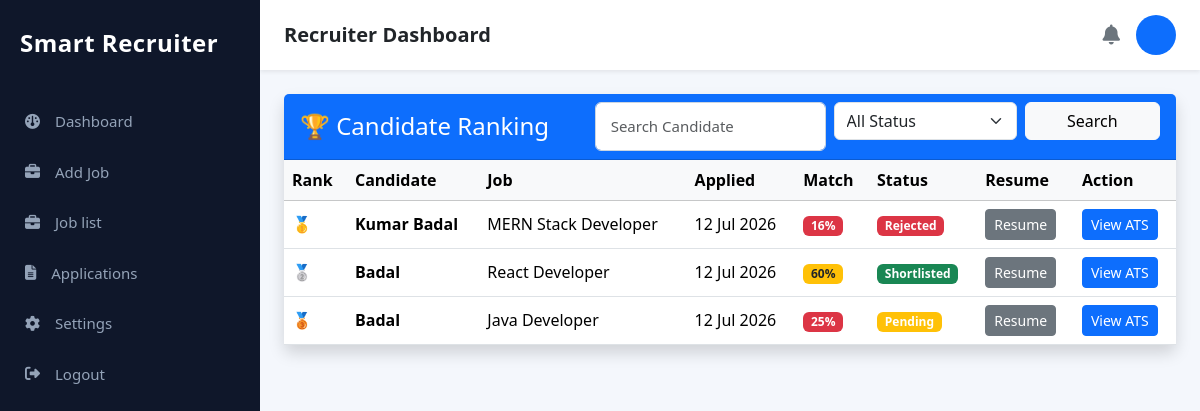
Page /recruiter/applications/ on the earlier database version.
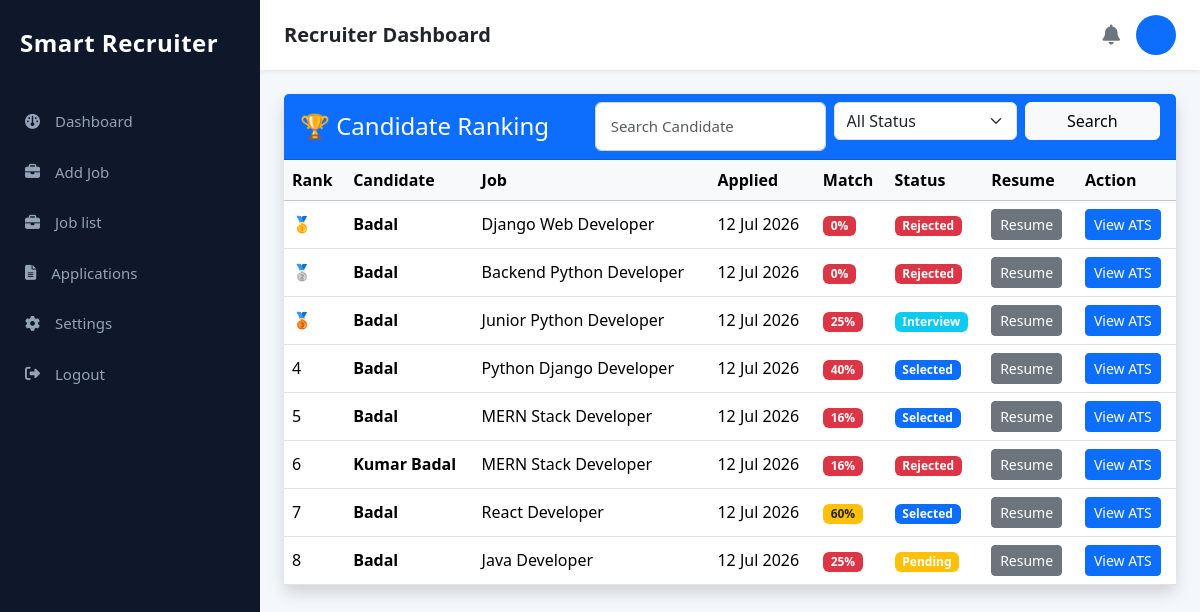
Same page on the later database version.
### applications/models.py (models this page shows, shortened)
class Application(models.Model):
    STATUS = (
        ("Pending", "Pending"),
        ("Shortlisted", "Shortlisted"),
        ("Interview", "Interview"),
        ("Rejected", "Rejected"),
        ("Selected", "Selected"),
    )
    user = models.ForeignKey(User, on_delete=models.CASCADE)
    job = models.ForeignKey(Job, on_delete=models.CASCADE)
    last_seen = models.DateTimeField(auto_now=True)
    resume = models.FileField(upload_to="resumes/")
    status = models.CharField(
        max_length=20,
        choices=STATUS,
        default="Pending"
    )
    education = models.CharField(
        max_length=200,
        blank=True
    )
    experience = models.CharField(
        max_length=200,
        blank=True
    )
    skills = models.TextField(
        blank=True
    )
    ai_summary = models.TextField(
        blank=True
    )
    recruiter_notes = models.TextField(
        blank=True
    )
    match_score = models.IntegerField(default=85)
    applied_at = models.DateTimeField(auto_now_add=True)
    interview_date = models.DateField(
        null=True,
        blank=True
    )
    interview_time = models.TimeField(
        null=True,
        blank=True
    )
    interview_mode = models.CharField(
        max_length=50,
        blank=True
    )
    meeting_link = models.URLField(
        blank=True
    )

### job/models.py (models this page shows, shortened)
class Job(models.Model):
    JOB_TYPES = (
        ("Full Time", "Full Time"),
        ("Part Time", "Part Time"),
        ("Internship", "Internship"),
        ("Contract", "Contract"),
        ("Remote", "Remote"),
    )
    WORK_MODE = (
        ("Onsite", "Onsite"),
        ("Remote", "Remote"),
        ("Hybrid", "Hybrid"),
    )
    STATUS = (
        ("Active", "Active"),
        ("Closed", "Closed"),
    )
    EXPERIENCE = (
        ("Fresher", "Fresher"),
        ("0-1 Years", "0-1 Years"),
        ("1-3 Years", "1-3 Years"),
        ("3-5 Years", "3-5 Years"),
        ("5+ Years", "5+ Years"),
    )
    title = models.CharField(max_length=200)
    company = models.CharField(max_length=200)
    company_logo = models.ImageField(
        upload_to="company_logo/",
        blank=True,
        null=True
    )
    location = models.CharField(max_length=200)
    work_mode = models.CharField(
        max_length=20,
        choices=WORK_MODE,
        default="Onsite"
    )
    job_type = models.CharField(
        max_length=30,
        choices=JOB_TYPES,
        default="Full Time"
    )
    experience = models.CharField(
        max_length=30,
        choices=EXPERIENCE,
        default="Fresher"
    )
    education = models.CharField(max_length=200)
    salary = models.CharField(max_length=100)
    openings = models.PositiveIntegerField(default=1)
    applicants = models.PositiveIntegerField(default=0)
    skills = models.TextField(
        help_text="Example: Python, Django, SQL, REST API"
    )
    responsibilities = models.TextField()
    requirements = models.TextField()
    benefits = models.TextField(blank=True)
    description = models.TextField()
    deadline = models.DateField(default=timezone.now)
    status = models.CharField(
        max_length=20,
        choices=STATUS,
        default="Active"
    )
    created_at = models.DateTimeField(auto_now_add=True)

### recruiter/views.py (the view)
# urls.py: path("", views.application_list, name="application_list"),
def application_list(request):
    applications = (
        Application.objects
        .select_related("user", "job")
        .order_by("-applied_at")
    )
    return render(
        request,
        "recruiter/application_list.html",
        {
            "applications": applications
        }
    )

### templates/recruiter/application_list.html (shortened to what this page needs)
{% extends "recruiter/recruiter_base.html" %}
{% block content %}
<div class="container-fluid mt-4">
    <div class="card shadow border-0">
        <div class="card-header bg-primary text-white">
            <div class="row align-items-center">
                <div class="col-md-4">
                    <h4 class="mb-0">🏆 Candidate Ranking</h4>
                </div>
                <div class="col-md-8">
                    <form method="GET" class="row g-2">
                        <div class="col-md-5">
                            <input
                                type="text"
                                name="search"
                                value="{{ search }}"
                                class="form-control"
                                placeholder="Search Candidate">
                        </div>
                        <div class="col-md-4">
                            <select
                                name="status"
                                class="form-select">
                                <option value="">All Status</option>
                            </select>
                        </div>
                        <div class="col-md-3">
                            <button class="btn btn-light w-100">
                                Search
                            </button>
                        </div>
                    </form>
                </div>
            </div>
        </div>
        <div class="table-responsive">
            <table class="table table-hover align-middle mb-0">
                <thead class="table-light">
                <tr>
                    <th>Rank</th>
                    <th>Candidate</th>
                    <th>Job</th>
                    <th>Applied</th>
                    <th>Match</th>
                    <th>Status</th>
                    <th>Resume</th>
                    <th>Action</th>
                </tr>
                </thead>
                <tbody>
                {% for application in applications %}
                <tr>
                    <td>
                        {% if forloop.counter == 1 %}
                            🥇
                        {% elif forloop.counter == 2 %}
                            🥈
                        {% elif forloop.counter == 3 %}
                            🥉
                        {% else %}
                            {{ forloop.counter }}
                        {% endif %}
                    </td>
                    <td>
                        <strong>
                            {{ application.user.username }}
                        </strong>
                    </td>
                    <td>
                        {{ application.job.title }}
                    </td>
                    <td>
                        {{ application.applied_at|date:"d M Y" }}
                    </td>
                    <td>
                        {% if application.match_score >= 80 %}
                            <span class="badge bg-success">
                                {{ application.match_score }}%
                            </span>
                        {% elif application.match_score >= 60 %}
                            <span class="badge bg-warning text-dark">
                                {{ application.match_score }}%
                            </span>
                        {% else %}
                            <span class="badge bg-danger">
                                {{ application.match_score }}%
                            </span>
                        {% endif %}
                    </td>
                    <td>
                        {% if application.status == "Pending" %}
                            <span class="badge bg-warning">
                                Pending
                            </span>
                        {% elif application.status == "Shortlisted" %}
                            <span class="badge bg-success">
                                Shortlisted
                            </span>
                        {% elif application.status == "Rejected" %}
                            <span class="badge bg-danger">
                                Rejected
                            </span>
                        {% elif application.status == "Interview" %}
                            <span class="badge bg-info">
                                Interview
                            </span>
                        {% else %}
                            <span class="badge bg-primary">
                                Selected
                            </span>
                        {% endif %}
                    </td>
                    <td>
                        {% if application.resume %}
                        <a
                            href="{{ application.resume.url }}"
                            target="_blank"
                            class="btn btn-secondary btn-sm">
                            Resume
                        </a>
                        {% else %}
                        <span class="text-danger">
                            No Resume
                        </span>
                        {% endif %}
                    </td>
                    <td>
                        <a
                            href="{% url 'application_detail' application.id %}"
                            class="btn btn-primary btn-sm">
                            View ATS
                        </a>
                    </td>
                </tr>
                {% empty %}
                <tr>
                    <td colspan="8" class="text-center py-4">
                        No Applications Found
                    </td>
                </tr>
                {% endfor %}
                </tbody>
            </table>
        </div>
    </div>
</div>
{% endblock %}

### templates/recruiter/recruiter_base.html (shortened to what this page needs)
{% load static %}
<!doctype html>
<html lang="en">
<head>
    <link href="https://cdn.jsdelivr.net/npm/bootstrap@5.3.3/dist/css/bootstrap.min.css" rel="stylesheet">
    <link rel="stylesheet" href="{% static 'css/recruiter.css' %}">
    <link rel="stylesheet" href="https://cdnjs.cloudflare.com/ajax/libs/font-awesome/6.6.0/css/all.min.css">
</head>
<body>
    <div class="d-flex">
        {% include 'recruiter/sidebar.html' %}
        <div class="flex-grow-1">
            {% include 'recruiter/header.html' %}
            <div class="container-fluid mt-4">
                {% block content %}
                {% endblock %}
            </div>
        </div>
    </div>
</body>
</html>

### templates/recruiter/sidebar.html (shortened to what this page needs)
<div class="dashboard-wrapper">
  <div class="sidebar" id="sidebar">
    <div class="logo">Smart Recruiter</div>
    <ul>
      <li>
        <a href="{% url 'dashboard' %}">
          <i class="fa-solid fa-gauge"></i>
          Dashboard
        </a>
      </li>
      <li>
        <a href="{% url 'add_job' %}">
          <i class="fa-solid fa-briefcase"></i>
          Add Job
        </a>
      </li>
      <li>
        <a href="{% url 'recruiter_job_list' %}">
          <i class="fa-solid fa-briefcase"></i>
          Job list
        </a>
      </li>
      <li>
        <a href="{% url 'application_list' %}">
          <i class="fa-solid fa-file-lines"></i>
          Applications
        </a>
      </li>
      <li>
        <a href="{% url 'settings_page' %}">
          <i class="fa-solid fa-gear"></i>
          <span>Settings</span>
        </a>
      </li>
      <li>
        <a href="/accounts/logout">
          <i class="fa-solid fa-right-from-bracket"></i>
          Logout
        </a>
      </li>
    </ul>
  </div>
</div>

### templates/recruiter/header.html (shortened to what this page needs)
<div class="topbar bg-white shadow-sm px-4 d-flex justify-content-between align-items-center" style="height: 70px;">
  <div class="d-flex align-items-center gap-2">
    <h5 class="m-0 fw-bold text-dark">Recruiter Dashboard</h5>
  </div>
  <div class="d-flex align-items-center gap-3">
    <i class="fa-solid fa-bell fs-5 text-secondary" style="cursor: pointer;"></i>
    <div
      class="bg-primary text-white rounded-circle d-flex justify-content-center align-items-center fw-bold"
      style="width: 40px; height: 40px; font-size: 14px;"
    >
    </div>
  </div>
</div>

### static/css/recruiter.css (style rules this page uses)
* { margin: 0; padding: 0; box-sizing: border-box; font-family: "Segoe UI", Tahoma, Geneva, Verdana, sans-serif; }
body { background: #f4f7fc; color: #333; }
.dashboard-wrapper { display: flex; min-height: 100vh; }
.sidebar { width: 260px; min-width: 260px !important; background: #0f172a; position: fixed; left: 0; top: 0; bottom: 0; overflow-y: auto; color: #fff; transition: 0.3s ease; z-index: 1000; display: flex; flex-direction: column; }
.logo { padding: 25px 20px; font-size: 24px; font-weight: bold; letter-spacing: 0.5px; }
.sidebar ul { list-style: none; padding: 10px 0; width: 100%; }
.sidebar ul li { width: 100%; }
.sidebar ul li a { display: flex; align-items: center; gap: 15px; width: 100%; padding: 14px 25px; color: #94a3b8; text-decoration: none; font-size: 15px; transition: all 0.2s ease; }
.topbar { background: #fff; height: 70px; display: flex; justify-content: space-between; align-items: center; padding: 0 30px; box-shadow: 0 2px 10px rgba(0, 0, 0, 0.05); position: sticky; top: 0; z-index: 999; }
.form-control { width: 100%; padding: 12px 15px; border: 1px solid #cbd5e1; border-radius: 6px; font-size: 15px; color: #334155; outline: none; transition: border 0.2s ease; }

Differences in the rows shown:
added Application: user.username "Badal", job "Django Web Developer", applied_at "12 Jul 2026", match_score "0", status "Rejected"
added Application: user.username "Badal", job "Backend Python Developer", applied_at "12 Jul 2026", match_score "0", status "Rejected"
added Application: user.username "Badal", job "Junior Python Developer", applied_at "12 Jul 2026", match_score "25", status "Interview"
added Application: user.username "Badal", job "Python Django Developer", applied_at "12 Jul 2026", match_score "40", status "Selected"
added Application: user.username "Badal", job "MERN Stack Developer", applied_at "12 Jul 2026", match_score "16", status "Selected"
shown differently, row unchanged: Application "Kumar Badal": no longer shows "🥇"
changed Application "React Developer": status "Shortlisted" → "Selected"; no longer shows "🥈"
shown differently, row unchanged: Application "Java Developer": no longer shows "🥉"
